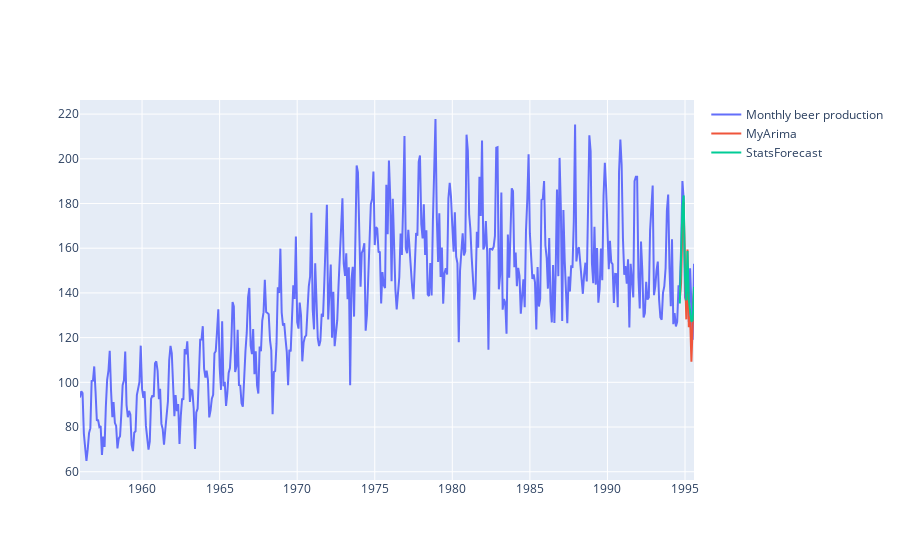

Notebook cell for this chart:
### Code cell
beer = Run(
    df=pd.read_csv("https://raw.githubusercontent.com/ejgao/Time-Series-Datasets/master/monthly-beer-production-in-austr.csv"),
    ds="Month",
    y="Monthly beer production",
    h=12
)
beer.assign_params(
    # search_params=search_params,
    default_params=HyperParams((5, 0, 0), (1, 2, 1, 12))
)
beer.add_preds(my_preds, "MyArima")
beer.add_preds(sf_preds, "StatsForecast")
sunspots.add_preds(sm_preds, "StatsModels")
beer.plot()

### Figure 1 — Plotly figure (JSON) as saved in the notebook; plotly's stock layout.template omitted (floating-point values rounded to 4 significant figures; data arrays with more than 128 entries replaced by an {"elided": "..."} marker saying what was removed)
{"data": [{"mode": "lines", "name": "Monthly beer production", "type": "scatter", "x": {"elided": "476 str values"}, "y": {"elided": "476 float values"}}, {"mode": "lines", "name": "MyArima", "type": "scatter", "x": ["1994-09", "1994-10", "1994-11", "1994-12", "1995-01", "1995-02", "1995-03", "1995-04", "1995-05", "1995-06", "1995-07", "1995-08"], "y": [137.2, 144.5, 170.8, 180.5, 150.6, 128.2, 159.4, 124.7, 129.5, 109.2, 125.6, 141.9]}, {"mode": "lines", "name": "StatsForecast", "type": "scatter", "x": ["1994-09", "1994-10", "1994-11", "1994-12", "1995-01", "1995-02", "1995-03", "1995-04", "1995-05", "1995-06", "1995-07", "1995-08"], "y": [135.3, 154.3, 178.2, 183.6, 146.8, 136.7, 158.8, 137.0, 133.3, 127.2, 127.8, 142.8]}], "layout": {"showlegend": true}}
